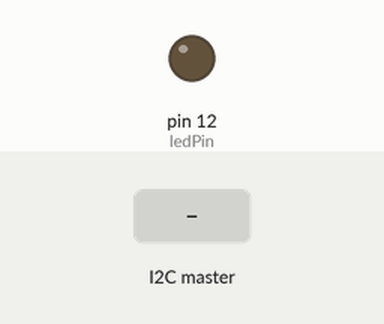
The sketch below on a simulated Arduino Uno, built with avr-gcc and run on an emulated ATmega328P. Parts: output pins drawn as LEDs (lit = HIGH). The inputs (shaded band) are chosen by the test bench.

Above: at 1.2 s.
1.3 s: the I2C master sends the byte 1
At 2.5 s:
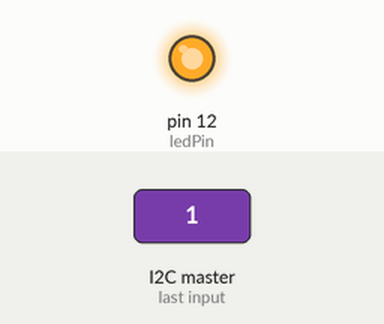
2.8 s: the I2C master sends the byte 0
At 3.7 s:
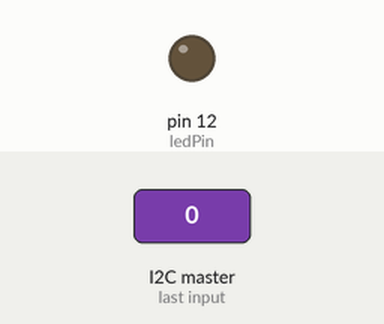
Timing chart, 0 to 5.8 s (numbered marks = the images above; inputs shaded):
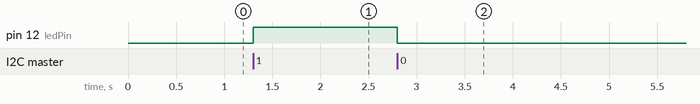

Measured:
- after the input at 1.3 s, pin 12 (ledPin): LOW → HIGH at once
- after the input at 2.8 s, pin 12 (ledPin): HIGH → LOW at once

The sketch:

I2C_Slave.ino
```cpp
#include <Wire.h>

const int ledPin =  12;

int receivedButtonState = 0;

void setup() {
  pinMode(ledPin, OUTPUT);

  Wire.begin(9);                // Start I2C Bus as a Slave (Device Number 9)
  Wire.onReceive(receiveEvent); // register event

}

void loop() {
  // put your main code here, to run repeatedly:

  if (receivedButtonState == HIGH) {
    digitalWrite(ledPin, HIGH);
  }
  else {
    digitalWrite(ledPin, LOW);
  }

}

void receiveEvent(int howMany) {
  receivedButtonState = Wire.read();    // receive byte as an integer
}
```
